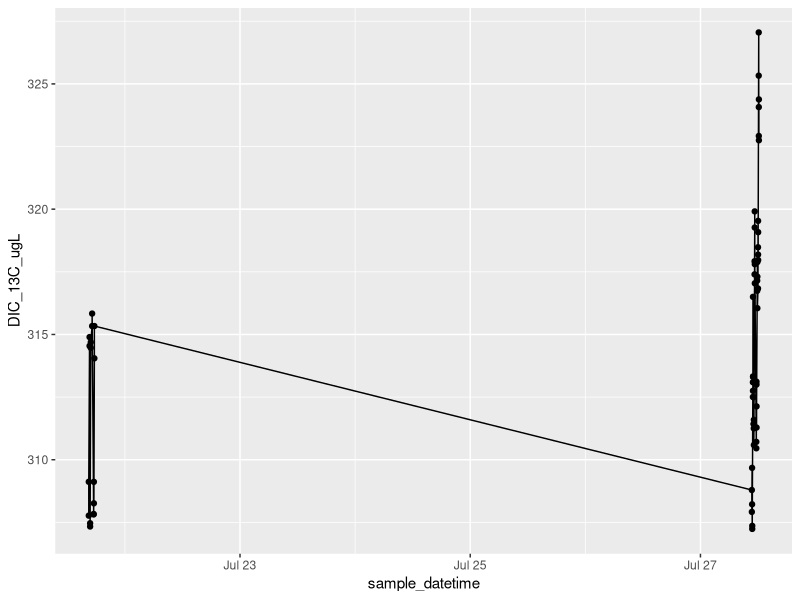
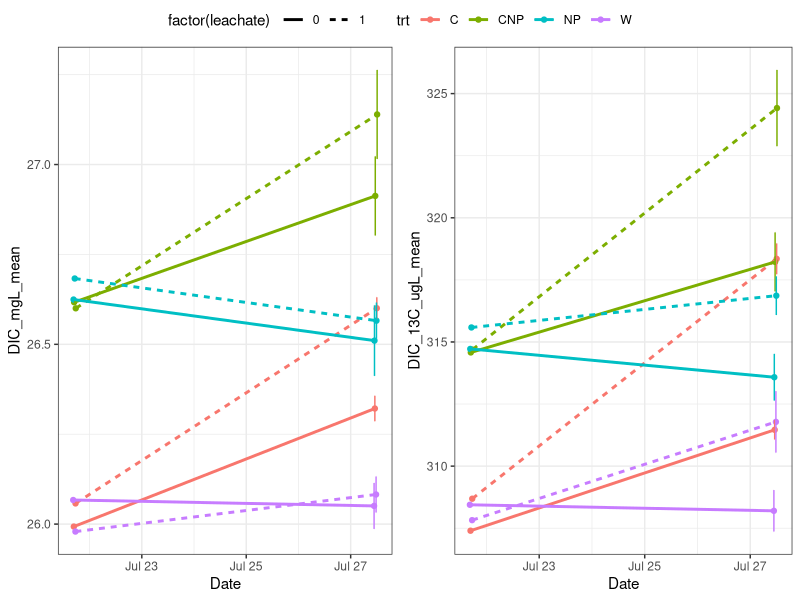
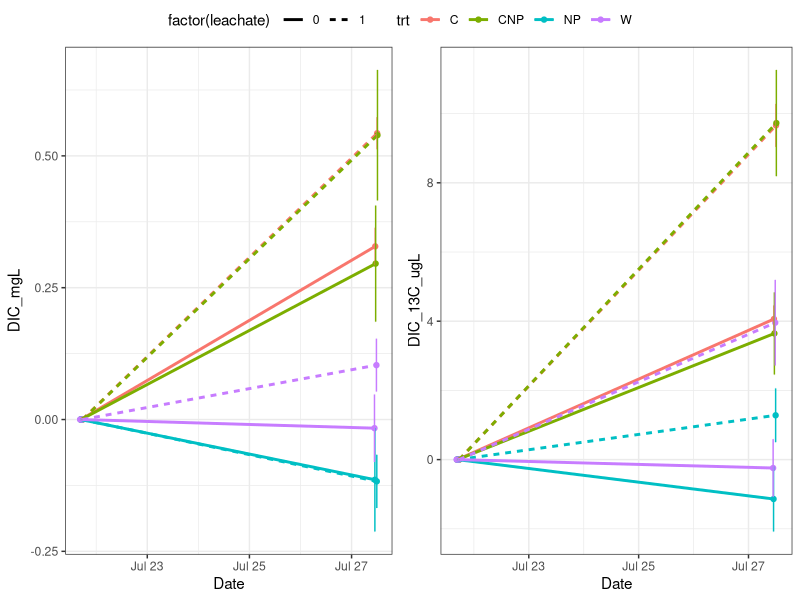
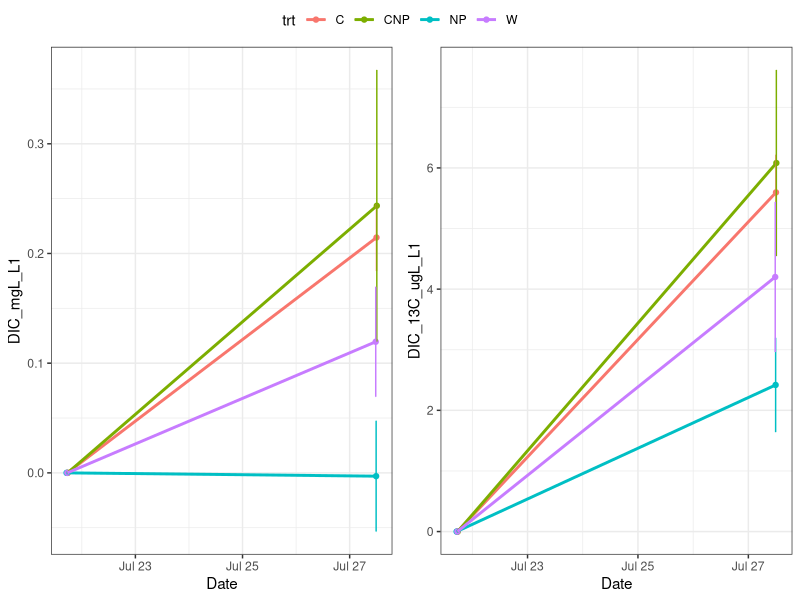
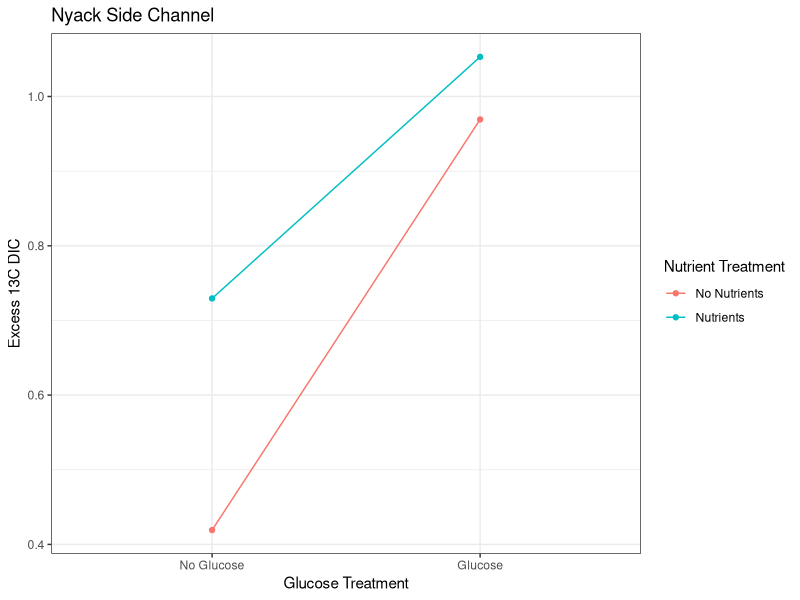
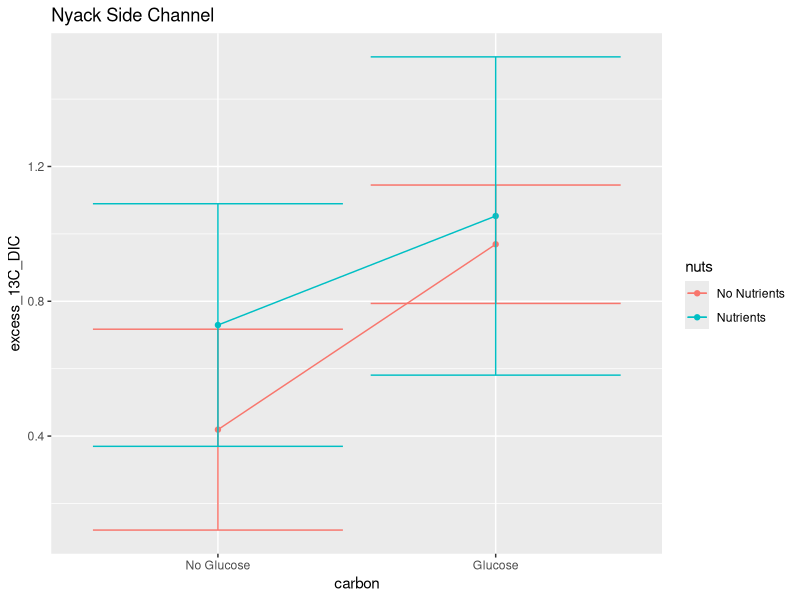

These charts were generated, in order, by the following R code:
library(tidyverse)
library(lubridate)
library(dplyr)


# setup ####
dat <- read_csv("data/Kirby_NyackSC/nsc_expt.csv")
alk <- read_csv('data/alkalinity/nsc_alkalinity.csv') %>%
    filter(!is.na(trt)) %>%
    mutate(date = as.Date(date, format = '%m/%d/%Y')) %>%
    select(-samplenum, -treatment, -vol_acid)
glimpse(dat)


# Functions ####
deltoAF<- function (del) {
  Rst<-0.0112372
  R<-(del/1000+1)*Rst
  AF<-R/(1+R)
  AF

}

AFtodel <- function (AF) {
  Rst<-0.0112372
  R<- AF/(1-AF)
  del<- (R/Rst-1)*1000

  del
}

DICfrom_C_A <- function(K1, K2, C, A){
  H_minus <- (((-K1*C))-sqrt(((K1*C)^2)-(4*-1*A*2*K1*K2*C)))/(2*-1*A)
  pH <- -1*log10(H_minus)
  B <- (K1*C)/H_minus
  Ca <- (K2*B)/H_minus
  D <- C + B + Ca
  A_check <- B + 2*Ca

  l <- list(H_minus, pH, C, B, Ca, D, A, A_check)
  names(l) <- c("H", "pH", "C", "B", "Ca", "D", "A","A check")
  DIC = l$D
  return(DIC)
}

# metadata ####
trts <- data.frame(Treatment = 1:8,
                   trt = c('W',  'NP', 'C', 'CNP','W',  'NP', 'C', 'CNP'),
                   leachate = c(0,0,0,0,1,1,1,1))

# add actual data for this part once we have DOC from Adam
c_source <- read_csv('data/DOC_stock_concentrations.csv')

# There is no clear pattern in the alkalinity data. Take an average:
alk <- alk %>% filter(final_pH > 4.3) %>%
    summarize(alk_meqL = mean(alk_meqL))

dat <- left_join(dat, trts, by = 'Treatment') %>%
    mutate(date = as.Date(sample_datetime))
    #left_join(alk, by = c('date', 'trt', 'leachate'))

# calculate DIC in the water ####
###testing DIC from pCO2-alk
###partial pressures of CO2 pCO2 in uatm
#alk <- 1.588 *10 ^(-3) # mol/L
# pCO2 <- 30 * 10^(-6) # mol/L
temp <- 273+21
K1 <- exp(290.9097-14554.21/(temp)-45.0575*log(temp))
K2 <- exp(207.6548-11843.79/(temp)-33.6485*log(temp))

# out <-DICfrom_C_A(K1=K1, K2=K2,C=pCO2,A=alk)
dat$DIC_molL <- DICfrom_C_A(K1, K2, dat$CO2_conc_umolL * 10^(-6),
                            alk$alk_meqL* 10^-3)
# dat$DIC_13molL <- DICfrom_C_A(K1, K2, dat$CO2_13C_umolL * 10^(-6), alk)
dat$DIC_mgL <- dat$DIC_molL*12.011*1000
# dat$AF = deltoAF(dat$delCO2)
dat$DIC_13C_umolL = dat$DIC_molL * dat$AF *10^6
dat$DIC_13C_ugL = dat$DIC_13C_umolL * 13


dat %>% dplyr::filter(!is.na(Treatment)) %>%
ggplot(aes(x = sample_datetime, y = DIC_13C_ugL))+
  geom_point() + geom_line()

# # Clean up data ####
# # Remove high time zero point:
# dat %>% filter(batch == 1, Treatment == 6)
# # It looks like the high one is syringe 8G. Check this in the notes.
#
# dat <- dat %>%
#     filter(!(batch == 1 & Syringe == '8G'),
#            !is.na(Treatment))

#FINAL FIGURES####

# filter to use only the start and end time points
dat_sum <- dat %>%
    group_by(batch, trt, leachate, replicate) %>%
    summarize(across(any_of(c('sample_datetime', 'delCO2', 'DIC_mgL',
                              'DIC_13C_ugL', 'alk_meqL')),
                     .fns = ~mean(., na.rm = T))) %>%
    select(-replicate) %>%
    ungroup()
dat_sum <- dat_sum %>%
    group_by(batch, trt, leachate) %>%
    summarize(across(any_of(c('sample_datetime', 'delCO2', 'DIC_mgL',
                              'DIC_13C_ugL', 'alk_meqL')),
                     .fns = list(mean = ~mean(., na.rm = T),
                                 sd = ~sd(., na.rm = T)))) %>%
    rename(sample_datetime = sample_datetime_mean) %>%
    select(-sample_datetime_sd) %>%
    mutate(across(ends_with('sd'), ~case_when(is.na(.) ~ 0,
                                              TRUE ~ .)))

p12 <- ggplot(dat_sum, aes(sample_datetime, DIC_mgL_mean, col = trt, lty = factor(leachate)))+
    geom_point() + geom_line(size = 1) +
    geom_errorbar(aes(ymin = DIC_mgL_mean - DIC_mgL_sd,
                      ymax = DIC_mgL_mean + DIC_mgL_sd), lty = 1)+
    xlab('Date') +theme_bw()
p13 <- ggplot(dat_sum, aes(sample_datetime, DIC_13C_ugL_mean, col = trt, lty = factor(leachate)))+
    geom_point() + geom_line(size = 1) +
    geom_errorbar(aes(ymin = DIC_13C_ugL_mean - DIC_13C_ugL_sd,
                      ymax = DIC_13C_ugL_mean + DIC_13C_ugL_sd), lty = 1)+
    xlab('Date') +theme_bw()

ggpubr::ggarrange(p12, p13, common.legend = T)

#removing baseline ####

dat_dif <- dat_sum %>% select(-starts_with(c('delCO2', 'alk_meqL'))) %>%
    mutate(batch = case_when(batch == 1 ~ 'T0',
                             batch == 2 ~ 'T1'))%>%
    rename(DIC_mgL = DIC_mgL_mean, DIC_13C_ugL = DIC_13C_ugL_mean) %>%
    pivot_wider(names_from = 'batch',
                values_from = c('sample_datetime', 'DIC_mgL', 'DIC_13C_ugL',
                                'DIC_mgL_sd', 'DIC_13C_ugL_sd')) %>%
    mutate(DIC_mgL_T1 = DIC_mgL_T1 - DIC_mgL_T0,
           DIC_mgL_T0 = DIC_mgL_T0 - DIC_mgL_T0,
           DIC_13C_ugL_T1 = DIC_13C_ugL_T1 - DIC_13C_ugL_T0,
           DIC_13C_ugL_T0 = DIC_13C_ugL_T0 - DIC_13C_ugL_T0) %>%
    pivot_longer(cols = ends_with(c('T0', 'T1')),
                 names_to = c('.value', 'time'),
                 names_sep = '_T')


#code to save figure(change expt name)
p12 <- ggplot(dat_dif, aes(sample_datetime, DIC_mgL, col = trt, lty = factor(leachate)))+
    geom_point() + geom_line(size = 1) +
    geom_errorbar(aes(ymin = DIC_mgL - DIC_mgL_sd,
                      ymax = DIC_mgL + DIC_mgL_sd), lty = 1)+
    xlab('Date') +theme_bw()
p13 <- ggplot(dat_dif, aes(sample_datetime, DIC_13C_ugL, col = trt, lty = factor(leachate)))+
    geom_point() + geom_line(size = 1) +
    geom_errorbar(aes(ymin = DIC_13C_ugL - DIC_13C_ugL_sd,
                      ymax = DIC_13C_ugL + DIC_13C_ugL_sd), lty = 1)+
    xlab('Date') +theme_bw()
png(filename = 'figures/nsc_expt_13CO2.png',
    width = 8, height = 5, res = 300, units = 'in')
ggpubr::ggarrange(p12, p13, common.legend = T)
dev.off()

#removing non-leachate treatment####
dat_lch <- dat_dif %>%
    mutate(leachate = case_when(leachate == 1 ~ 'L1',
                             leachate == 0 ~ 'L0'))%>%
    pivot_wider(names_from = 'leachate',
                values_from = c('sample_datetime', 'DIC_mgL', 'DIC_13C_ugL',
                                'DIC_mgL_sd', 'DIC_13C_ugL_sd')) %>%
    mutate(DIC_mgL_L1 = DIC_mgL_L1 - DIC_mgL_L0,
           DIC_13C_ugL_L1 = DIC_13C_ugL_L1 - DIC_13C_ugL_L0) %>%
    select(-ends_with('L0')) %>%
    rename(sample_datetime = sample_datetime_L1)
    # pivot_longer(cols = ends_with(c('L0', 'L1')),
    #              names_to = c('.value', 'time'),
    #              names_sep = '_L')
    #left_join(dat_dif, by = c('time'='time','trt'='trt'))



#code to save figure(change expt name)
p12 <- ggplot(dat_lch, aes(sample_datetime, DIC_mgL_L1, col = trt))+
    geom_point() + geom_line(size = 1) +
    geom_errorbar(aes(ymin = DIC_mgL_L1 - DIC_mgL_sd_L1,
                      ymax = DIC_mgL_L1 + DIC_mgL_sd_L1), lty = 1)+
    xlab('Date') +theme_bw()
p13 <- ggplot(dat_lch, aes(sample_datetime, DIC_13C_ugL_L1, col = trt))+
    geom_point() + geom_line(size = 1) +
    geom_errorbar(aes(ymin = DIC_13C_ugL_L1 - DIC_13C_ugL_sd_L1,
                      ymax = DIC_13C_ugL_L1 + DIC_13C_ugL_sd_L1), lty = 1)+
    xlab('Date') +theme_bw()
png(filename = 'figures/nsc_expt_13CO2change.png',
    width = 8, height = 5, res = 300, units = 'in')
ggpubr::ggarrange(p12, p13, common.legend = T)
dev.off()

#tables ####

dd <- dat_sum %>% select(-starts_with(c('delCO2', 'alk_meqL'))) %>%
    mutate(batch = case_when(batch == 1 ~ 'T0',
                             batch == 2 ~ 'T'))%>%
    rename(DIC_mgL = DIC_mgL_mean, DIC_13C_ugL = DIC_13C_ugL_mean) %>%
    pivot_wider(names_from = 'batch',
                values_from = c('sample_datetime', 'DIC_mgL', 'DIC_13C_ugL',
                                'DIC_mgL_sd', 'DIC_13C_ugL_sd')) %>%
    mutate(inc_time = sample_datetime_T - sample_datetime_T0,
           Delta_T = as.numeric(inc_time),
           Delta_DIC_ugLd = (DIC_mgL_T - DIC_mgL_T0)*1000/Delta_T,
           Delta_DIC_ugLd_sd = (DIC_mgL_sd_T + DIC_mgL_sd_T0)*1000/Delta_T,
           Delta_DIC_13_ugLd = (DIC_13C_ugL_T - DIC_13C_ugL_T0)/Delta_T,
           Delta_DIC_13_ugLd_sd = (DIC_13C_ugL_sd_T + DIC_13C_ugL_sd_T0)/Delta_T) %>%
    select(-ends_with(c('_T', '_T0')))

mutate(dd, AF = Delta_DIC_13_ugLd/(Delta_DIC_13_ugLd + Delta_DIC_ugLd),
       del = AFtodel(AF))

excess13C <- dd %>% select( -inc_time) %>%
    pivot_wider(id_cols = trt, names_from = 'leachate',
                values_from = c('Delta_DIC_ugLd', 'Delta_DIC_13_ugLd',
                                'Delta_DIC_ugLd_sd', 'Delta_DIC_13_ugLd_sd')) %>%
    mutate(excess_13C_DIC = Delta_DIC_13_ugLd_1 - Delta_DIC_13_ugLd_0,
           excess_13C_sd = Delta_DIC_13_ugLd_sd_1 + Delta_DIC_13_ugLd_sd_0) %>%
    select(-ends_with(c('_1','_0')))

excess13C$carbon = c('Glucose', 'Glucose', 'No Glucose', 'No Glucose')
excess13C$carbon <- factor(excess13C$carbon, levels = c('No Glucose','Glucose'))
excess13C$nuts = c('No Nutrients', 'Nutrients', 'No Nutrients', 'Nutrients')
png(filename = 'figures/nsc_expt_13CDIC_pres.png',
    width = 5, height = 5, res = 300, units = 'in')
ggplot(excess13C, aes(carbon, excess_13C_DIC, col = nuts,fill = nuts, group = nuts)) +
    geom_line() + geom_point() +
    # geom_ribbon(aes(ymin = excess_13C_DIC - excess_13C_sd,
    #                   ymax = excess_13C_DIC + excess_13C_sd),col = 'transparent', alpha = 0.2,
    #             outline.type = 'full')+
    ggtitle('Nyack Side Channel')+
    xlab('Glucose Treatment') +theme_bw()+
    ylab('Excess 13C DIC')+
    guides(color = guide_legend(title = "Nutrient Treatment"))+
    guides(fill = FALSE)
dev.off()


excess13C$carbon = c('Glucose', 'Glucose', 'No Glucose', 'No Glucose')
excess13C$carbon <- factor(excess13C$carbon, levels = c('No Glucose','Glucose'))
excess13C$nuts = c('No Nutrients', 'Nutrients', 'No Nutrients', 'Nutrients')
png(filename = 'figures/nsc_expt_13CDIC.png',
    width = 5, height = 5, res = 300, units = 'in')
ggplot(excess13C, aes(carbon, excess_13C_DIC, col = nuts, group = nuts)) +
    geom_line() + geom_point() +
    geom_errorbar(aes(ymin = excess_13C_DIC - excess_13C_sd,
                      ymax = excess_13C_DIC + excess_13C_sd))+
    ggtitle('Nyack Side Channel')
dev.off()

# write_csv(DIC_dataframe, "processed_CO2/experiment1_processed.csv")
# DIC <- read_csv('processed_CO2/experiment1_processed.csv')
#
# # calculate excess 13CDIC in each treatment ####
# sumDIC <- filter(DIC, time_interval %in% c('T0', 'T5')) %>%
#     select(time_interval, treatment, sample_datetime, DIC_molL, DIC_13C_umolL) %>%
#     group_by(time_interval, treatment) %>%
#     # summarize(across(.fns = list(mean = ~mean(.), sd = sd(.))))
#     summarize(sample_datetime = mean(sample_datetime),
#               DIC_molL = mean(DIC_molL),
#               DIC_13C_sd = sd(DIC_13C_umolL),
#               DIC_13C_umolL = mean(DIC_13C_umolL)) %>%
#     ungroup()
#
# DIC_table <- sumDIC %>%
#     mutate(excess_13C_DIC_umolL = DIC_13C_umolL - sumDIC$DIC_13C_umolL[sumDIC$time_interval == 'T0'],
#            excess_DIC_umolL = (DIC_molL - sumDIC$DIC_molL[sumDIC$time_interval == 'T0'])*10^6,
#            excess_13C_DIC_umolL_sd = DIC_13C_sd + sumDIC$DIC_13C_sd[sumDIC$time_interval == 'T0'])
#
#
# #creating excess accumulated 13C CO2 (from DIC) plot  ####
# # setwd('/Users/niko/Dropbox/leachate_linder/processed_CO2')
# # DIC_table <- read_csv('~/Dropbox/leachate_linder/processed_CO2/DIC_table.csv')
# DIC_table$nutrients <- c(0,0,1,0,1)
# DIC_table$sugar <- c(0,1,1,0,0)
# # DIC_table$DICXS <- DIC_table$DICXS*1000
# # DIC_table$STDev_T5 <- DIC_table$STDev_T5*1000
# # DIC_table$STDev_T0 <- DIC_table$STDev_T0*1000
# # DIC_table$STDev <- DIC_table$STDev_T0 + DIC_table$STDev_T5
#
# DIC_table <- slice(DIC_table, -1)
#
# plot(DIC_table$sugar[DIC_table$nutrients == 1],
#      DIC_table$excess_13C_DIC_umolL[DIC_table$nutrients == 1], type = 'b',
#      xlim = c(-0.25,1.25), ylim = c(0,1.5), pch = 15, col = 'blue',
#      xaxt = 'n', xlab = 'No Sugar                                         Sugar',
#      ylab = 'Accumulated Excess 13C CO2 (µg)')
#
#
# arrows(x0 = DIC_table$sugar[DIC_table$nutrients == 1],
#        y0 = DIC_table$excess_13C_DIC_umolL[DIC_table$nutrients == 1],
#        x1 = DIC_table$sugar[DIC_table$nutrients == 1],
#        y1 = DIC_table$excess_13C_DIC_umolL[DIC_table$nutrients == 1]+
#          DIC_table$excess_13C_DIC_umolL_sd[DIC_table$nutrients ==1], length = 0.1, angle = 90)
# arrows(x0 = DIC_table$sugar[DIC_table$nutrients == 1],
#       y0 = DIC_table$excess_13C_DIC_umolL[DIC_table$nutrients == 1],
#       x1 = DIC_table$sugar[DIC_table$nutrients == 1],
#       y1 = DIC_table$excess_13C_DIC_umolL[DIC_table$nutrients == 1]-
#         DIC_table$excess_13C_DIC_umolL_sd[DIC_table$nutrients ==1], angle = 90, length = 0.1)
#
# lines(DIC_table$sugar[DIC_table$nutrients == 0],
#       DIC_table$excess_13C_DIC_umolL[DIC_table$nutrients == 0],pch = 1, col = 'forestgreen')
# points(DIC_table$sugar[DIC_table$nutrients == 0],
#        DIC_table$excess_13C_DIC_umolL[DIC_table$nutrients == 0], pch = 15, col = 'forestgreen')
# arrows(x0 = DIC_table$sugar[DIC_table$nutrients == 0],
#        y0 = DIC_table$excess_13C_DIC_umolL[DIC_table$nutrients == 0],
#        x1 = DIC_table$sugar[DIC_table$nutrients == 0],
#        y1 = DIC_table$excess_13C_DIC_umolL[DIC_table$nutrients == 0]+
#          DIC_table$excess_13C_DIC_umolL_sd[DIC_table$nutrients ==0], length = 0.1, angle = 90)
# arrows(x0 = DIC_table$sugar[DIC_table$nutrients == 0],
#        y0 = DIC_table$excess_13C_DIC_umolL[DIC_table$nutrients == 0],
#        x1 = DIC_table$sugar[DIC_table$nutrients == 0],
#        y1 = DIC_table$excess_13C_DIC_umolL[DIC_table$nutrients == 0]-
#          DIC_table$excess_13C_DIC_umolL_sd[DIC_table$nutrients ==0], angle = 90, length = 0.1)
#
# legend('topleft', legend = c('Nutrients', 'No Nutrients'),
#        col = c('green', 'blue'), lty = c(1,1), pch = c(15, 15), border = NA)
#
# # plot(DIC_table$sample_datetime, dat$DIC_13C, type = 'b', pch = 15)
# lines(dat$sample_datetime)
#
# arrows()
